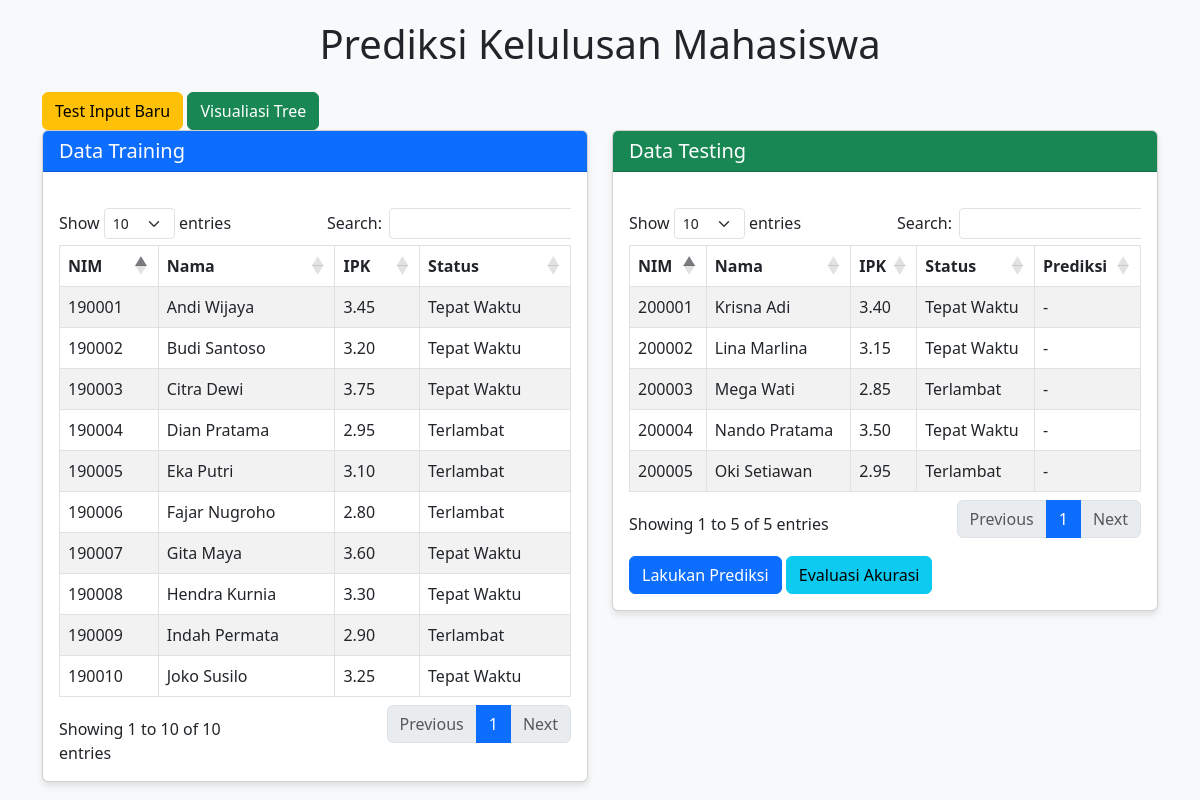
The page / on the database its author committed.
### tables this page shows
CREATE TABLE `mahasiswa_training` (
  `id` int(11) NOT NULL AUTO_INCREMENT,
  `nim` varchar(20) NOT NULL,
  `nama` varchar(100) NOT NULL,
  `ipk` decimal(3,2) NOT NULL,
  `sks` int(11) NOT NULL,
  `semester` int(11) NOT NULL,
  `jumlah_nilai_d` int(11) NOT NULL,
  `jumlah_nilai_e` int(11) NOT NULL,
  `status_kelulusan` enum('Tepat Waktu','Terlambat') NOT NULL,
  PRIMARY KEY (`id`)
);

CREATE TABLE `mahasiswa_testing` (
  `id` int(11) NOT NULL AUTO_INCREMENT,
  `nim` varchar(20) NOT NULL,
  `nama` varchar(100) NOT NULL,
  `ipk` decimal(3,2) NOT NULL,
  `sks` int(11) NOT NULL,
  `semester` int(11) NOT NULL,
  `jumlah_nilai_d` int(11) NOT NULL,
  `jumlah_nilai_e` int(11) NOT NULL,
  `status_kelulusan` enum('Tepat Waktu','Terlambat') DEFAULT NULL,
  `prediksi` enum('Tepat Waktu','Terlambat') DEFAULT NULL,
  PRIMARY KEY (`id`)
);

### index.php (the view, shortened to what this page needs)
<?php include 'config.php'; ?>
<!DOCTYPE html>
<html lang="en">
<head>
    <link href="https://cdn.jsdelivr.net/npm/bootstrap@5.3.0/dist/css/bootstrap.min.css" rel="stylesheet">
    <link href="https://cdn.datatables.net/1.13.6/css/dataTables.bootstrap5.min.css" rel="stylesheet">
</head>
<body>
    <div class="container">
        <h1 class="text-center mb-4">Prediksi Kelulusan Mahasiswa</h1>
        <a href="test_input.php" class="btn btn-warning">Test Input Baru</a>    <a href="decision_tree_visualization.php" class="btn btn-success">Visualiasi Tree</a>
        <div class="row">
            <div class="col-md-6">
                <div class="card">
                    <div class="card-header bg-primary text-white">
                        <h5 class="card-title mb-0">Data Training</h5>
                    </div>
                    <div class="card-body">
                        <div class="table-responsive">
                            <table id="trainingTable" class="table table-striped table-bordered">
                                <thead>
                                    <tr>
                                        <th>NIM</th>
                                        <th>Nama</th>
                                        <th>IPK</th>
                                        <th>Status</th>
                                    </tr>
                                </thead>
                                <tbody>
                                    <?php
                                    $sql = "SELECT nim, nama, ipk, status_kelulusan FROM mahasiswa_training";
                                    $result = $conn->query($sql);
                                    if ($result->num_rows > 0) {
                                        while($row = $result->fetch_assoc()) {
                                            echo "<tr>
                                                    <td>".$row['nim']."</td>
                                                    <td>".$row['nama']."</td>
                                                    <td>".$row['ipk']."</td>
                                                    <td>".$row['status_kelulusan']."</td>
                                                  </tr>";
                                        }
                                    }
                                    ?>
                                </tbody>
                            </table>
                        </div>
                    </div>
                </div>
            </div>
            <div class="col-md-6">
                <div class="card">
                    <div class="card-header bg-success text-white">
                        <h5 class="card-title mb-0">Data Testing</h5>
                    </div>
                    <div class="card-body">
                        <div class="table-responsive">
                            <table id="testingTable" class="table table-striped table-bordered">
                                <thead>
                                    <tr>
                                        <th>NIM</th>
                                        <th>Nama</th>
                                        <th>IPK</th>
                                        <th>Status</th>
                                        <th>Prediksi</th>
                                    </tr>
                                </thead>
                                <tbody>
                                    <?php
                                    $sql = "SELECT nim, nama, ipk, status_kelulusan, prediksi FROM mahasiswa_testing";
                                    $result = $conn->query($sql);
                                    if ($result->num_rows > 0) {
                                        while($row = $result->fetch_assoc()) {
                                            echo "<tr>
                                                    <td>".$row['nim']."</td>
                                                    <td>".$row['nama']."</td>
                                                    <td>".$row['ipk']."</td>
                                                    <td>".$row['status_kelulusan']."</td>
                                                    <td>".($row['prediksi'] ?? '-')."</td>
                                                  </tr>";
                                        }
                                    }
                                    ?>
                                </tbody>
                            </table>
                        </div>
                        <div class="mt-3">
                            <a href="predict.php" class="btn btn-primary">Lakukan Prediksi</a>
                            <a href="evaluate.php" class="btn btn-info">Evaluasi Akurasi</a>
                        </div>
                    </div>
                </div>
            </div>
        </div>
    </div>
</body>
</html>

### index.php (style rules this page uses)
body { padding-top: 20px; background-color: #f8f9fa; }
.card { margin-bottom: 20px; box-shadow: 0 4px 6px rgba(0,0,0,0.1); }
.table-responsive { margin-top: 20px; }

### rows shown on the page
mahasiswa_training: nim "190001", nama "Andi Wijaya", ipk "3.45", status_kelulusan "Tepat Waktu"
mahasiswa_training: nim "190002", nama "Budi Santoso", ipk "3.20", status_kelulusan "Tepat Waktu"
mahasiswa_training: nim "190003", nama "Citra Dewi", ipk "3.75", status_kelulusan "Tepat Waktu"
mahasiswa_training: nim "190004", nama "Dian Pratama", ipk "2.95", status_kelulusan "Terlambat"
mahasiswa_training: nim "190005", nama "Eka Putri", ipk "3.10", status_kelulusan "Terlambat"
mahasiswa_training: nim "190006", nama "Fajar Nugroho", ipk "2.80", status_kelulusan "Terlambat"
mahasiswa_training: nim "190007", nama "Gita Maya", ipk "3.60", status_kelulusan "Tepat Waktu"
mahasiswa_training: nim "190008", nama "Hendra Kurnia", ipk "3.30", status_kelulusan "Tepat Waktu"
mahasiswa_training: nim "190009", nama "Indah Permata", ipk "2.90", status_kelulusan "Terlambat"
mahasiswa_training: nim "190010", nama "Joko Susilo", ipk "3.25", status_kelulusan "Tepat Waktu"
mahasiswa_testing: nim "200001", nama "Krisna Adi", ipk "3.40", status_kelulusan "Tepat Waktu", prediksi "-"
mahasiswa_testing: nim "200002", nama "Lina Marlina", ipk "3.15", status_kelulusan "Tepat Waktu", prediksi "-"
mahasiswa_testing: nim "200003", nama "Mega Wati", ipk "2.85", status_kelulusan "Terlambat", prediksi "-"
mahasiswa_testing: nim "200004", nama "Nando Pratama", ipk "3.50", status_kelulusan "Tepat Waktu", prediksi "-"
mahasiswa_testing: nim "200005", nama "Oki Setiawan", ipk "2.95", status_kelulusan "Terlambat", prediksi "-"
